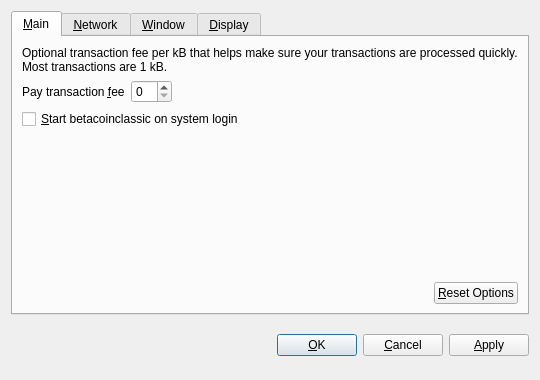
<?xml version="1.0" encoding="UTF-8"?>
<ui version="4.0">
 <class>OptionsDialog</class>
 <widget class="QDialog" name="OptionsDialog">
  <property name="geometry">
   <rect>
    <x>0</x>
    <y>0</y>
    <width>540</width>
    <height>380</height>
   </rect>
  </property>
  <property name="windowTitle">
   <string>Options</string>
  </property>
  <property name="modal">
   <bool>true</bool>
  </property>
  <layout class="QVBoxLayout" name="verticalLayout">
   <item>
    <widget class="QTabWidget" name="tabWidget">
     <property name="tabPosition">
      <enum>QTabWidget::North</enum>
     </property>
     <property name="currentIndex">
      <number>0</number>
     </property>
     <widget class="QWidget" name="tabMain">
      <attribute name="title">
       <string>&amp;Main</string>
      </attribute>
      <layout class="QVBoxLayout" name="verticalLayout_Main">
       <item>
        <widget class="QLabel" name="transactionFeeInfoLabel">
         <property name="text">
          <string>Optional transaction fee per kB that helps make sure your transactions are processed quickly. Most transactions are 1 kB.</string>
         </property>
         <property name="textFormat">
          <enum>Qt::PlainText</enum>
         </property>
         <property name="wordWrap">
          <bool>true</bool>
         </property>
        </widget>
       </item>
       <item>
        <layout class="QHBoxLayout" name="horizontalLayout_1_Main">
         <item>
          <widget class="QLabel" name="transactionFeeLabel">
           <property name="text">
            <string>Pay transaction &amp;fee</string>
           </property>
           <property name="textFormat">
            <enum>Qt::PlainText</enum>
           </property>
           <property name="buddy">
            <cstring>transactionFee</cstring>
           </property>
          </widget>
         </item>
         <item>
          <widget class="BitcoinAmountField" name="transactionFee"/>
         </item>
         <item>
          <spacer name="horizontalSpacer_1_Main">
           <property name="orientation">
            <enum>Qt::Horizontal</enum>
           </property>
           <property name="sizeHint" stdset="0">
            <size>
             <width>40</width>
             <height>20</height>
            </size>
           </property>
          </spacer>
         </item>
        </layout>
       </item>
       <item>
        <widget class="QCheckBox" name="bitcoinAtStartup">
         <property name="toolTip">
          <string>Automatically start betacoinclassic after logging in to the system.</string>
         </property>
         <property name="text">
          <string>&amp;Start betacoinclassic on system login</string>
         </property>
        </widget>
       </item>
       <item>
        <spacer name="verticalSpacer_Main">
         <property name="orientation">
          <enum>Qt::Vertical</enum>
         </property>
         <property name="sizeHint" stdset="0">
          <size>
           <width>20</width>
           <height>40</height>
          </size>
         </property>
        </spacer>
       </item>
       <item>
        <layout class="QHBoxLayout" name="horizontalLayout_2_Main">
         <item>
          <spacer name="horizontalSpacer_2_Main">
           <property name="orientation">
            <enum>Qt::Horizontal</enum>
           </property>
           <property name="sizeHint" stdset="0">
            <size>
             <width>40</width>
             <height>20</height>
            </size>
           </property>
          </spacer>
         </item>
         <item>
          <widget class="QPushButton" name="resetButton">
           <property name="toolTip">
            <string>Reset all client options to default.</string>
           </property>
           <property name="text">
            <string>&amp;Reset Options</string>
           </property>
           <property name="autoDefault">
            <bool>false</bool>
           </property>
          </widget>
         </item>
        </layout>
       </item>
      </layout>
     </widget>
     <widget class="QWidget" name="tabNetwork">
      <attribute name="title">
       <string>&amp;Network</string>
      </attribute>
      <layout class="QVBoxLayout" name="verticalLayout_Network">
       <item>
        <widget class="QCheckBox" name="mapPortUpnp">
         <property name="toolTip">
          <string>Automatically open the betacoinclassic client port on the router. This only works when your router supports UPnP and it is enabled.</string>
         </property>
         <property name="text">
          <string>Map port using &amp;UPnP</string>
         </property>
        </widget>
       </item>
       <item>
        <widget class="QCheckBox" name="connectSocks">
         <property name="toolTip">
          <string>Connect to the betacoinclassic network through a SOCKS proxy (e.g. when connecting through Tor).</string>
         </property>
         <property name="text">
          <string>&amp;Connect through SOCKS proxy:</string>
         </property>
        </widget>
       </item>
       <item>
        <layout class="QHBoxLayout" name="horizontalLayout_Network">
         <item>
          <widget class="QLabel" name="proxyIpLabel">
           <property name="text">
            <string>Proxy &amp;IP:</string>
           </property>
           <property name="textFormat">
            <enum>Qt::PlainText</enum>
           </property>
           <property name="buddy">
            <cstring>proxyIp</cstring>
           </property>
          </widget>
         </item>
         <item>
          <widget class="QValidatedLineEdit" name="proxyIp">
           <property name="maximumSize">
            <size>
             <width>140</width>
             <height>16777215</height>
            </size>
           </property>
           <property name="toolTip">
            <string>IP address of the proxy (e.g. 127.0.0.1)</string>
           </property>
          </widget>
         </item>
         <item>
          <widget class="QLabel" name="proxyPortLabel">
           <property name="text">
            <string>&amp;Port:</string>
           </property>
           <property name="textFormat">
            <enum>Qt::PlainText</enum>
           </property>
           <property name="buddy">
            <cstring>proxyPort</cstring>
           </property>
          </widget>
         </item>
         <item>
          <widget class="QLineEdit" name="proxyPort">
           <property name="maximumSize">
            <size>
             <width>55</width>
             <height>16777215</height>
            </size>
           </property>
           <property name="toolTip">
            <string>Port of the proxy (e.g. 9050)</string>
           </property>
          </widget>
         </item>
         <item>
          <widget class="QLabel" name="socksVersionLabel">
           <property name="text">
            <string>SOCKS &amp;Version:</string>
           </property>
           <property name="textFormat">
            <enum>Qt::PlainText</enum>
           </property>
           <property name="buddy">
            <cstring>socksVersion</cstring>
           </property>
          </widget>
         </item>
         <item>
          <widget class="QValueComboBox" name="socksVersion">
           <property name="toolTip">
            <string>SOCKS version of the proxy (e.g. 5)</string>
           </property>
          </widget>
         </item>
         <item>
          <spacer name="horizontalSpacer_Network">
           <property name="orientation">
            <enum>Qt::Horizontal</enum>
           </property>
           <property name="sizeHint" stdset="0">
            <size>
             <width>40</width>
             <height>20</height>
            </size>
           </property>
          </spacer>
         </item>
        </layout>
       </item>
       <item>
        <spacer name="verticalSpacer_Network">
         <property name="orientation">
          <enum>Qt::Vertical</enum>
         </property>
         <property name="sizeHint" stdset="0">
          <size>
           <width>20</width>
           <height>40</height>
          </size>
         </property>
        </spacer>
       </item>
      </layout>
     </widget>
     <widget class="QWidget" name="tabWindow">
      <attribute name="title">
       <string>&amp;Window</string>
      </attribute>
      <layout class="QVBoxLayout" name="verticalLayout_Window">
       <item>
        <widget class="QCheckBox" name="minimizeToTray">
         <property name="toolTip">
          <string>Show only a tray icon after minimizing the window.</string>
         </property>
         <property name="text">
          <string>&amp;Minimize to the tray instead of the taskbar</string>
         </property>
        </widget>
       </item>
       <item>
        <widget class="QCheckBox" name="minimizeOnClose">
         <property name="toolTip">
          <string>Minimize instead of exit the application when the window is closed. When this option is enabled, the application will be closed only after selecting Quit in the menu.</string>
         </property>
         <property name="text">
          <string>M&amp;inimize on close</string>
         </property>
        </widget>
       </item>
       <item>
        <spacer name="verticalSpacer_Window">
         <property name="orientation">
          <enum>Qt::Vertical</enum>
         </property>
         <property name="sizeHint" stdset="0">
          <size>
           <width>20</width>
           <height>40</height>
          </size>
         </property>
        </spacer>
       </item>
      </layout>
     </widget>
     <widget class="QWidget" name="tabDisplay">
      <attribute name="title">
       <string>&amp;Display</string>
      </attribute>
      <layout class="QVBoxLayout" name="verticalLayout_Display">
       <item>
        <layout class="QHBoxLayout" name="horizontalLayout_1_Display">
         <item>
          <widget class="QLabel" name="langLabel">
           <property name="text">
            <string>User Interface &amp;language:</string>
           </property>
           <property name="textFormat">
            <enum>Qt::PlainText</enum>
           </property>
           <property name="buddy">
            <cstring>lang</cstring>
           </property>
          </widget>
         </item>
         <item>
          <widget class="QValueComboBox" name="lang">
           <property name="toolTip">
            <string>The user interface language can be set here. This setting will take effect after restarting betacoinclassic.</string>
           </property>
          </widget>
         </item>
        </layout>
       </item>
       <item>
        <layout class="QHBoxLayout" name="horizontalLayout_2_Display">
         <item>
          <widget class="QLabel" name="unitLabel">
           <property name="text">
            <string>&amp;Unit to show amounts in:</string>
           </property>
           <property name="textFormat">
            <enum>Qt::PlainText</enum>
           </property>
           <property name="buddy">
            <cstring>unit</cstring>
           </property>
          </widget>
         </item>
         <item>
          <widget class="QValueComboBox" name="unit">
           <property name="toolTip">
            <string>Choose the default subdivision unit to show in the interface and when sending coins.</string>
           </property>
          </widget>
         </item>
        </layout>
       </item>
       <item>
        <widget class="QCheckBox" name="displayAddresses">
         <property name="toolTip">
          <string>Whether to show betacoinclassic addresses in the transaction list or not.</string>
         </property>
         <property name="text">
          <string>&amp;Display addresses in transaction list</string>
         </property>
        </widget>
       </item>
       <item>
        <widget class="QCheckBox" name="coinControlFeatures">
         <property name="toolTip">
          <string>Whether to show coin control features or not.</string>
         </property>
         <property name="text">
          <string>Display coin &amp;control features (experts only!)</string>
         </property>
        </widget>
       </item>
       <item>
        <spacer name="verticalSpacer_Display">
         <property name="orientation">
          <enum>Qt::Vertical</enum>
         </property>
         <property name="sizeHint" stdset="0">
          <size>
           <width>20</width>
           <height>40</height>
          </size>
         </property>
        </spacer>
       </item>
      </layout>
     </widget>
    </widget>
   </item>
   <item>
    <layout class="QHBoxLayout" name="horizontalLayout_Buttons">
     <item>
      <spacer name="horizontalSpacer_1">
       <property name="orientation">
        <enum>Qt::Horizontal</enum>
       </property>
       <property name="sizeHint" stdset="0">
        <size>
         <width>40</width>
         <height>48</height>
        </size>
       </property>
      </spacer>
     </item>
     <item>
      <widget class="QLabel" name="statusLabel">
       <property name="font">
        <font>
         <weight>75</weight>
         <bold>true</bold>
        </font>
       </property>
       <property name="text">
        <string/>
       </property>
       <property name="textFormat">
        <enum>Qt::PlainText</enum>
       </property>
       <property name="wordWrap">
        <bool>true</bool>
       </property>
      </widget>
     </item>
     <item>
      <spacer name="horizontalSpacer_2">
       <property name="orientation">
        <enum>Qt::Horizontal</enum>
       </property>
       <property name="sizeHint" stdset="0">
        <size>
         <width>40</width>
         <height>48</height>
        </size>
       </property>
      </spacer>
     </item>
     <item>
      <widget class="QPushButton" name="okButton">
       <property name="text">
        <string>&amp;OK</string>
       </property>
      </widget>
     </item>
     <item>
      <widget class="QPushButton" name="cancelButton">
       <property name="text">
        <string>&amp;Cancel</string>
       </property>
       <property name="autoDefault">
        <bool>false</bool>
       </property>
      </widget>
     </item>
     <item>
      <widget class="QPushButton" name="applyButton">
       <property name="text">
        <string>&amp;Apply</string>
       </property>
       <property name="autoDefault">
        <bool>false</bool>
       </property>
      </widget>
     </item>
    </layout>
   </item>
  </layout>
 </widget>
 <customwidgets>
  <customwidget>
   <class>BitcoinAmountField</class>
   <extends>QSpinBox</extends>
   <header>bitcoinamountfield.h</header>
  </customwidget>
  <customwidget>
   <class>QValueComboBox</class>
   <extends>QComboBox</extends>
   <header>qvaluecombobox.h</header>
  </customwidget>
  <customwidget>
   <class>QValidatedLineEdit</class>
   <extends>QLineEdit</extends>
   <header>qvalidatedlineedit.h</header>
  </customwidget>
 </customwidgets>
 <resources/>
 <connections/>
</ui>
